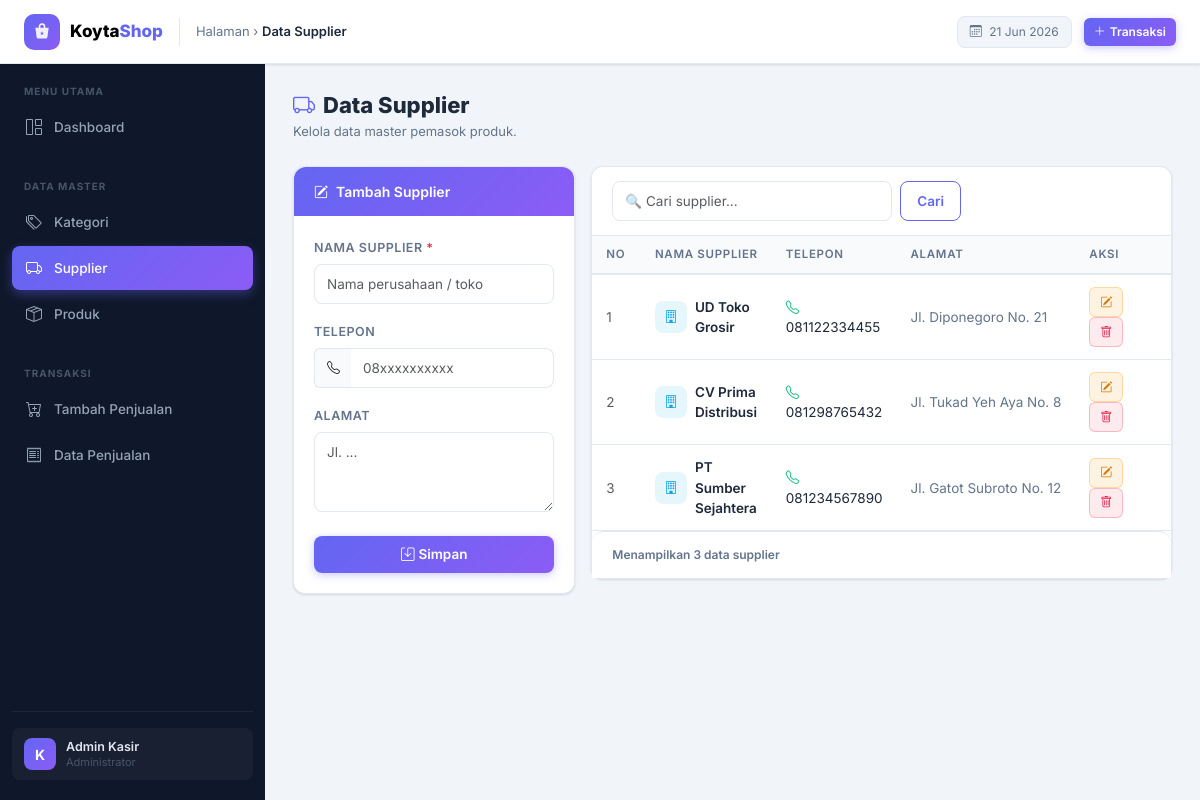
Page /index.php?page=data_supplier on the committed database.
### tables this page shows
CREATE TABLE supplier (
    id INT AUTO_INCREMENT PRIMARY KEY,
    nama_supplier VARCHAR(100) NOT NULL,
    telepon VARCHAR(30) NULL,
    alamat TEXT NULL,
    created_at TIMESTAMP DEFAULT CURRENT_TIMESTAMP
);

### helpers.php (called while the page is built, shortened)
<?php
function e($value): string
{
    return htmlspecialchars((string) $value, ENT_QUOTES, 'UTF-8');
}

### classes/Supplier.php (called while the page is built, shortened)
<?php
class Supplier
{
    private PDO $conn;
    private string $table = "supplier";
    public function __construct(PDO $db)
    {
        $this->conn = $db;
    }
    public function getAll(string $keyword = ""): array
    {
        $stmt = $this->conn->prepare("SELECT * FROM {$this->table} ORDER BY id DESC");
        $stmt->execute();
        return $stmt->fetchAll();
    }
}

### pages/data_supplier.php (the view, shortened to what this page needs)
<?php
$keyword  = trim($_GET['keyword'] ?? '');
$editId   = isset($_GET['id']) ? (int) $_GET['id'] : 0;
$formData = ['id' => '', 'nama_supplier' => '', 'telepon' => '', 'alamat' => ''];
$dataSupplier = $supplierModel->getAll($keyword);
?>
<div class="page-header">
    <div>
        <h3><i class="bi bi-truck me-2" style="color:var(--accent)"></i>Data Supplier</h3>
        <p class="subtitle">Kelola data master pemasok produk.</p>
    </div>
</div>
<div class="row g-3">
    <div class="col-lg-4">
        <div class="card">
            <div class="card-header accent">
                <i class="bi bi-pencil-square me-2"></i><?= $editId > 0 ? 'Edit Supplier' : 'Tambah Supplier' ?>
            </div>
            <div class="card-body">
                <form method="post" action="proses_supplier.php">
                    <div class="mb-3">
                        <label class="form-label">Nama Supplier <span class="text-danger">*</span></label>
                        <input type="text" name="nama_supplier" class="form-control"
                               value="<?= e($formData['nama_supplier']) ?>"
                               placeholder="Nama perusahaan / toko" required>
                    </div>
                    <div class="mb-3">
                        <label class="form-label">Telepon</label>
                        <div class="input-group">
                            <span class="input-group-text" style="border:1.5px solid var(--border-color);border-right:none;background:#f8fafc;font-size:13px">
                                <i class="bi bi-telephone"></i>
                            </span>
                            <input type="text" name="telepon" class="form-control" style="border-left:none"
                                   value="<?= e($formData['telepon']) ?>" placeholder="08xxxxxxxxxx">
                        </div>
                    </div>
                    <div class="mb-4">
                        <label class="form-label">Alamat</label>
                        <textarea name="alamat" class="form-control" rows="3"
                                  placeholder="Jl. ..."><?= e($formData['alamat']) ?></textarea>
                    </div>
                    <div class="d-flex gap-2">
                        <button type="submit" class="btn btn-primary flex-fill">
                            <i class="bi bi-save me-1"></i><?= $editId > 0 ? 'Update' : 'Simpan' ?>
                        </button>
                    </div>
                </form>
            </div>
        </div>
    </div>
    <div class="col-lg-8">
        <div class="card">
            <div class="card-header">
                <form class="d-flex gap-2 filter-area" method="get">
                    <input type="search" name="keyword" class="form-control"
                           placeholder="&#128269; Cari supplier..." value="<?= e($keyword) ?>" style="max-width:280px">
                    <button type="submit" class="btn btn-outline-primary">Cari</button>
                </form>
            </div>
            <div class="card-body p-0">
                <div class="table-responsive">
                    <table class="table mb-0">
                        <thead>
                            <tr>
                                <th style="width:50px">No</th>
                                <th>Nama Supplier</th>
                                <th>Telepon</th>
                                <th>Alamat</th>
                                <th style="width:120px">Aksi</th>
                            </tr>
                        </thead>
                        <tbody>
                            <?php if (!empty($dataSupplier)) : ?>
                                <?php $no = 1; foreach ($dataSupplier as $row) : ?>
                                    <tr>
                                        <td class="text-muted"><?= $no++ ?></td>
                                        <td>
                                            <div class="d-flex align-items-center gap-2">
                                                <div style="width:32px;height:32px;border-radius:8px;background:rgba(14,165,233,.1);display:flex;align-items:center;justify-content:center;color:#0ea5e9;flex-shrink:0">
                                                    <i class="bi bi-building" style="font-size:13px"></i>
                                                </div>
                                                <span style="font-weight:600"><?= e($row['nama_supplier']) ?></span>
                                            </div>
                                        </td>
                                        <td>
                                            <?php if ($row['telepon']) : ?>
                                                <a href="tel:<?= e($row['telepon']) ?>" style="color:var(--text-main);text-decoration:none">
                                                    <i class="bi bi-telephone me-1" style="color:var(--color-green)"></i><?= e($row['telepon']) ?>
                                                </a>
                                            <?php else : ?>
                                                <span style="color:var(--text-muted)"><em>—</em></span>
                                            <?php endif; ?>
                                        </td>
                                        <td style="color:var(--text-muted);max-width:180px;white-space:nowrap;overflow:hidden;text-overflow:ellipsis"><?= e($row['alamat']) ?: '<em>—</em>' ?></td>
                                        <td>
                                            <a href="index.php?page=data_supplier&id=<?= e($row['id']) ?>" class="btn btn-warning btn-sm me-1" title="Edit">
                                                <i class="bi bi-pencil-square"></i>
                                            </a>
                                            <a href="hapus_supplier.php?id=<?= e($row['id']) ?>" class="btn btn-danger btn-sm"
                                               title="Hapus" onclick="return confirm('Yakin ingin menghapus supplier ini?')">
                                                <i class="bi bi-trash"></i>
                                            </a>
                                        </td>
                                    </tr>
                                <?php endforeach; ?>
                            <?php endif; ?>
                        </tbody>
                    </table>
                </div>
            </div>
            <?php if (!empty($dataSupplier)) : ?>
                <div class="card-header" style="border-top:1px solid var(--border-color);border-bottom:none;font-size:12px;color:var(--text-muted)">
                    Menampilkan <?= count($dataSupplier) ?> data supplier
                </div>
            <?php endif; ?>
        </div>
    </div>
</div>

### index.php (style rules this page uses)
:root { --sidebar-bg: #0f172a; --sidebar-hover: rgba(99, 102, 241, 0.15); --sidebar-active-bg: linear-gradient(135deg, #6366f1, #8b5cf6); --sidebar-text: #94a3b8; --sidebar-text-active: #ffffff; --sidebar-width: 265px; --accent: #6366f1; --accent-hover: #4f46e5; --accent-light: rgba(99, 102, 241, 0.1); --color-green: #10b981; --color-amber: #f59e0b; --color-rose: #f43f5e; --color-sky: #0ea5e9; --color-purple: #8b5cf6; --color-indigo: #6366f1; --bg-body: #f1f5f9; --bg-card: #ffffff; --border-color: #e2e8f0; --text-main: #1e293b; --text-muted: #64748b; --radius-sm: 8px; --radius-md: 12px; --radius-lg: 16px; --shadow-sm: 0 1px 3px rgba(0,0,0,.08), 0 1px 2px rgba(0,0,0,.05); --shadow-md: 0 4px 16px rgba(0,0,0,.08); --shadow-lg: 0 10px 40px rgba(0,0,0,.12); --transition: all .2s ease; }
*, *::before, *::after { box-sizing: border-box; }
body { font-family: 'Inter', sans-serif; background: var(--bg-body); color: var(--text-main); min-height: 100vh; font-size: 14px; }
.card { border: 1px solid var(--border-color); border-radius: var(--radius-md); box-shadow: var(--shadow-sm); background: var(--bg-card); transition: var(--transition); }
.card-header { border-bottom: 1px solid var(--border-color); border-radius: var(--radius-md) var(--radius-md) 0 0 !important; padding: 14px 20px; font-weight: 600; font-size: 14px; background: var(--bg-card) !important; }
.card-header.accent { background: linear-gradient(135deg, #6366f1, #8b5cf6) !important; color: #fff; border-bottom: none; }
.card-body { padding: 20px; }
.table { font-size: 13.5px; border-color: var(--border-color); margin-bottom: 0; }
.table thead th { background: #f8fafc; color: var(--text-muted); font-weight: 600; font-size: 11.5px; text-transform: uppercase; letter-spacing: .06em; border-bottom: 2px solid var(--border-color); padding: 10px 14px; white-space: nowrap; }
.table tbody td { padding: 12px 14px; border-color: var(--border-color); vertical-align: middle; color: var(--text-main); }
.table tbody tr { transition: background .15s ease; }
.btn { font-family: 'Inter', sans-serif; font-weight: 600; font-size: 13.5px; border-radius: var(--radius-sm); transition: var(--transition); padding: 8px 16px; }
.btn-primary { background: linear-gradient(135deg, #6366f1, #8b5cf6); border: none; color: #fff; box-shadow: 0 2px 8px rgba(99,102,241,.35); }
.btn-warning { background: rgba(245,158,11,.12); border: 1px solid rgba(245,158,11,.3); color: #d97706; }
.btn-danger { background: rgba(244,63,94,.1); border: 1px solid rgba(244,63,94,.3); color: #e11d48; }
.btn-outline-primary { border: 1px solid var(--accent); color: var(--accent); background: transparent; }
.btn-sm { padding: 5px 10px; font-size: 12px; border-radius: 6px; }
.form-label { font-size: 12.5px; font-weight: 600; color: var(--text-muted); margin-bottom: 6px; text-transform: uppercase; letter-spacing: .04em; }
.form-control, .form-select { font-family: 'Inter', sans-serif; font-size: 13.5px; border: 1.5px solid var(--border-color); border-radius: var(--radius-sm); padding: 9px 12px; transition: var(--transition); background: var(--bg-card); color: var(--text-main); }
.page-header { display: flex; align-items: flex-start; justify-content: space-between; flex-wrap: wrap; gap: 12px; margin-bottom: 24px; }
.page-header h3 { font-size: 22px; font-weight: 800; color: var(--text-main); margin: 0 0 4px 0; line-height: 1.2; }
.page-header .subtitle { font-size: 13px; color: var(--text-muted); margin: 0; }

### rows in the picture
supplier: nama_supplier "UD Toko Grosir", telepon "081122334455", alamat "Jl. Diponegoro No. 21"
supplier: nama_supplier "CV Prima Distribusi", telepon "081298765432", alamat "Jl. Tukad Yeh Aya No. 8"
supplier: nama_supplier "PT Sumber Sejahtera", telepon "081234567890", alamat "Jl. Gatot Subroto No. 12"

### other values in the picture
$currentTitle "Data Supplier"
count($dataSupplier) "3"
